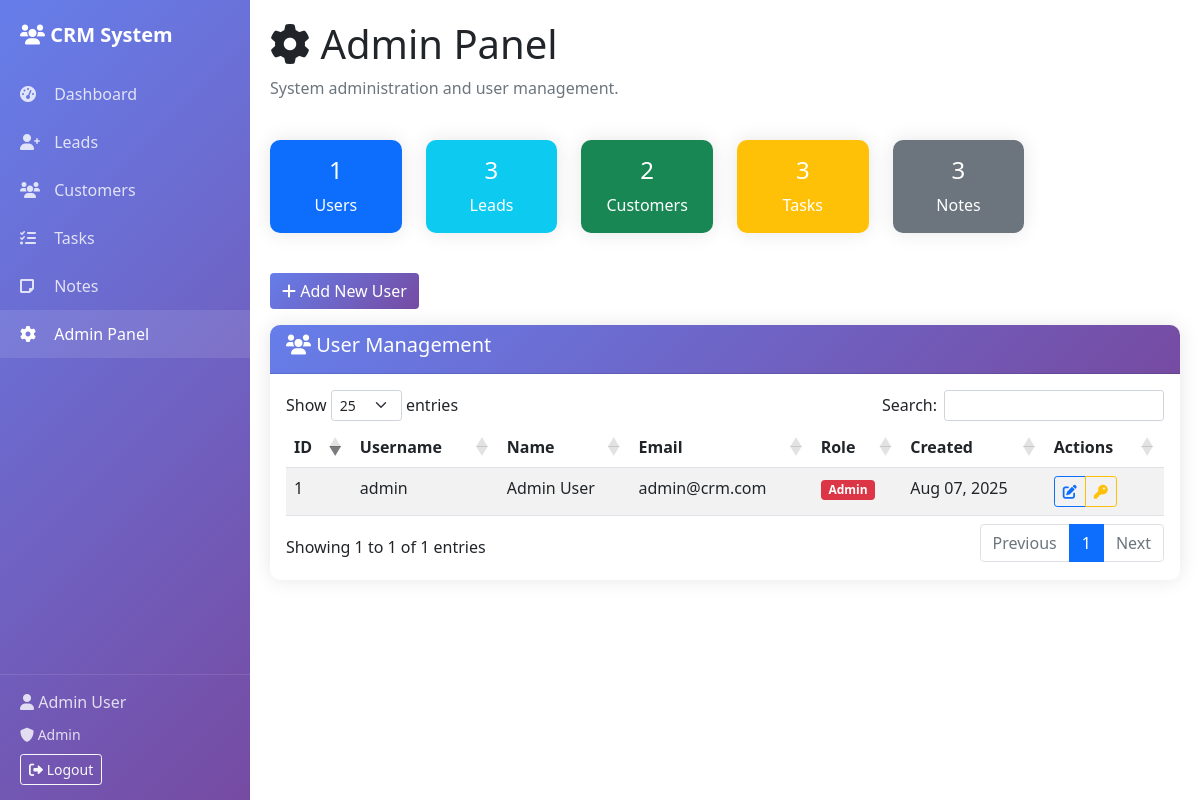
/admin.php (signed in), run on the app's committed database.
### tables this page shows
CREATE TABLE users (
    id INT AUTO_INCREMENT PRIMARY KEY,
    username VARCHAR(50) UNIQUE NOT NULL,
    email VARCHAR(100) UNIQUE NOT NULL,
    password VARCHAR(255) NOT NULL,
    first_name VARCHAR(50) NOT NULL,
    last_name VARCHAR(50) NOT NULL,
    role ENUM('admin', 'user') DEFAULT 'user',
    created_at TIMESTAMP DEFAULT CURRENT_TIMESTAMP,
    updated_at TIMESTAMP DEFAULT CURRENT_TIMESTAMP ON UPDATE CURRENT_TIMESTAMP
);

### includes/functions.php (called while the page is built, shortened)
<?php
function formatDate($date) {
    return date('M d, Y', strtotime($date));
}
?>

### admin.php (the view, shortened to what this page needs)
<?php
include 'includes/header.php';
$database = new Database();
$db = $database->getConnection();
$query = "SELECT * FROM users ORDER BY created_at DESC";
$stmt = $db->prepare($query);
$stmt->execute();
$users = $stmt->fetchAll(PDO::FETCH_ASSOC);
$stats = [];
$query = "SELECT COUNT(*) as total FROM users";
$stmt = $db->prepare($query);
$stmt->execute();
$stats['total_users'] = $stmt->fetch(PDO::FETCH_ASSOC)['total'];
$query = "SELECT COUNT(*) as total FROM leads";
$stmt = $db->prepare($query);
$stmt->execute();
$stats['total_leads'] = $stmt->fetch(PDO::FETCH_ASSOC)['total'];
$query = "SELECT COUNT(*) as total FROM customers";
$stmt = $db->prepare($query);
$stmt->execute();
$stats['total_customers'] = $stmt->fetch(PDO::FETCH_ASSOC)['total'];
$query = "SELECT COUNT(*) as total FROM tasks";
$stmt = $db->prepare($query);
$stmt->execute();
$stats['total_tasks'] = $stmt->fetch(PDO::FETCH_ASSOC)['total'];
$query = "SELECT COUNT(*) as total FROM notes";
$stmt = $db->prepare($query);
$stmt->execute();
$stats['total_notes'] = $stmt->fetch(PDO::FETCH_ASSOC)['total'];
?>
<div class="row mb-4">
    <div class="col-12">
        <h1><i class="fas fa-cog"></i> Admin Panel</h1>
        <p class="text-muted">System administration and user management.</p>
    </div>
</div>
<div class="row mb-4">
    <div class="col-md-2 mb-3">
        <div class="card text-white bg-primary">
            <div class="card-body text-center">
                <h4><?php echo $stats['total_users']; ?></h4>
                <p class="mb-0">Users</p>
            </div>
        </div>
    </div>
    <div class="col-md-2 mb-3">
        <div class="card text-white bg-info">
            <div class="card-body text-center">
                <h4><?php echo $stats['total_leads']; ?></h4>
                <p class="mb-0">Leads</p>
            </div>
        </div>
    </div>
    <div class="col-md-2 mb-3">
        <div class="card text-white bg-success">
            <div class="card-body text-center">
                <h4><?php echo $stats['total_customers']; ?></h4>
                <p class="mb-0">Customers</p>
            </div>
        </div>
    </div>
    <div class="col-md-2 mb-3">
        <div class="card text-white bg-warning">
            <div class="card-body text-center">
                <h4><?php echo $stats['total_tasks']; ?></h4>
                <p class="mb-0">Tasks</p>
            </div>
        </div>
    </div>
    <div class="col-md-2 mb-3">
        <div class="card text-white bg-secondary">
            <div class="card-body text-center">
                <h4><?php echo $stats['total_notes']; ?></h4>
                <p class="mb-0">Notes</p>
            </div>
        </div>
    </div>
</div>
<div class="row mb-3">
    <div class="col-12">
        <button type="button" class="btn btn-primary" data-bs-toggle="modal" data-bs-target="#addUserModal">
            <i class="fas fa-plus"></i> Add New User
        </button>
    </div>
</div>
<div class="card">
    <div class="card-header">
        <h5><i class="fas fa-users"></i> User Management</h5>
    </div>
    <div class="card-body">
        <div class="table-responsive">
            <table class="table table-striped data-table">
                <thead>
                    <tr>
                        <th>ID</th>
                        <th>Username</th>
                        <th>Name</th>
                        <th>Email</th>
                        <th>Role</th>
                        <th>Created</th>
                        <th>Actions</th>
                    </tr>
                </thead>
                <tbody>
                    <?php foreach ($users as $user): ?>
                        <tr>
                            <td><?php echo $user['id']; ?></td>
                            <td><?php echo htmlspecialchars($user['username']); ?></td>
                            <td><?php echo htmlspecialchars($user['first_name'] . ' ' . $user['last_name']); ?></td>
                            <td><?php echo htmlspecialchars($user['email']); ?></td>
                            <td>
                                <span class="badge <?php echo $user['role'] == 'admin' ? 'bg-danger' : 'bg-primary'; ?>">
                                    <?php echo ucfirst($user['role']); ?>
                                </span>
                            </td>
                            <td><?php echo formatDate($user['created_at']); ?></td>
                            <td>
                                <div class="btn-group btn-group-sm">
                                    <button type="button" class="btn btn-outline-primary"
                                            onclick="editUser(<?php echo htmlspecialchars(json_encode($user)); ?>)">
                                        <i class="fas fa-edit"></i>
                                    </button>
                                    <button type="button" class="btn btn-outline-warning"
                                            onclick="resetPassword(<?php echo $user['id']; ?>)">
                                        <i class="fas fa-key"></i>
                                    </button>
                                </div>
                            </td>
                        </tr>
                    <?php endforeach; ?>
                </tbody>
            </table>
        </div>
    </div>
</div>
<?php include 'includes/footer.php'; ?>

### includes/header.php (style rules this page uses)
.card { border: none; box-shadow: 0 0 20px rgba(0, 0, 0, 0.1); border-radius: 10px; }
.card-header { background: linear-gradient(135deg, #667eea 0%, #764ba2 100%); color: white; border-radius: 10px 10px 0 0 !important; }
.btn-primary { background: linear-gradient(135deg, #667eea 0%, #764ba2 100%); border: none; }

### data on the page
users: id "1", username "admin", first_name+last_name "Admin User", email "admin@crm.com", role "Admin", created_at "Aug 07, 2025"

### other printed values
$_SESSION['user_name'] "Admin User"
$_SESSION['user_role'] "Admin"
$stats['total_users'] "1"
$stats['total_leads'] "3"
$stats['total_customers'] "2"
$stats['total_tasks'] "3"
$stats['total_notes'] "3"
